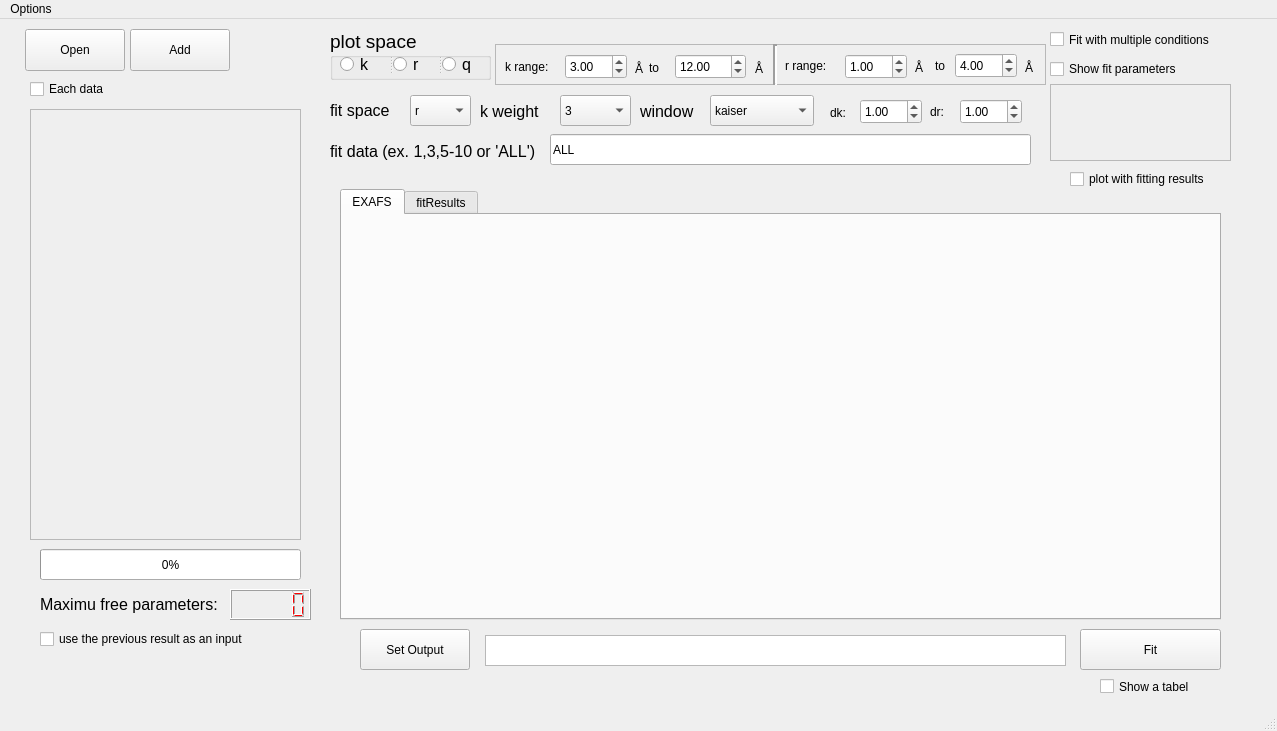
<?xml version="1.0" encoding="UTF-8"?>
<ui version="4.0">
 <class>MainWindow</class>
 <widget class="QMainWindow" name="MainWindow">
  <property name="geometry">
   <rect>
    <x>0</x>
    <y>0</y>
    <width>1277</width>
    <height>731</height>
   </rect>
  </property>
  <property name="windowTitle">
   <string>MainWindow</string>
  </property>
  <widget class="QWidget" name="centralwidget">
   <widget class="QScrollArea" name="scrollArea">
    <property name="geometry">
     <rect>
      <x>30</x>
      <y>90</y>
      <width>271</width>
      <height>431</height>
     </rect>
    </property>
    <property name="widgetResizable">
     <bool>true</bool>
    </property>
    <widget class="QWidget" name="scrollAreaWidgetContents">
     <property name="geometry">
      <rect>
       <x>0</x>
       <y>0</y>
       <width>269</width>
       <height>429</height>
      </rect>
     </property>
    </widget>
   </widget>
   <widget class="QPushButton" name="pushButton">
    <property name="geometry">
     <rect>
      <x>25</x>
      <y>10</y>
      <width>100</width>
      <height>42</height>
     </rect>
    </property>
    <property name="text">
     <string>Open</string>
    </property>
   </widget>
   <widget class="QPushButton" name="pushButton_3">
    <property name="geometry">
     <rect>
      <x>1080</x>
      <y>610</y>
      <width>141</width>
      <height>41</height>
     </rect>
    </property>
    <property name="text">
     <string>Fit</string>
    </property>
   </widget>
   <widget class="QCheckBox" name="checkBox">
    <property name="geometry">
     <rect>
      <x>1050</x>
      <y>40</y>
      <width>171</width>
      <height>20</height>
     </rect>
    </property>
    <property name="text">
     <string>Show fit parameters</string>
    </property>
   </widget>
   <widget class="QComboBox" name="comboBox">
    <property name="geometry">
     <rect>
      <x>560</x>
      <y>76</y>
      <width>71</width>
      <height>31</height>
     </rect>
    </property>
    <item>
     <property name="text">
      <string>3</string>
     </property>
    </item>
    <item>
     <property name="text">
      <string>2</string>
     </property>
    </item>
    <item>
     <property name="text">
      <string>1</string>
     </property>
    </item>
    <item>
     <property name="text">
      <string>0</string>
     </property>
    </item>
   </widget>
   <widget class="QLabel" name="label">
    <property name="geometry">
     <rect>
      <x>480</x>
      <y>82</y>
      <width>71</width>
      <height>20</height>
     </rect>
    </property>
    <property name="font">
     <font>
      <pointsize>12</pointsize>
     </font>
    </property>
    <property name="text">
     <string>k weight</string>
    </property>
   </widget>
   <widget class="QPushButton" name="pushButton_2">
    <property name="geometry">
     <rect>
      <x>130</x>
      <y>10</y>
      <width>100</width>
      <height>42</height>
     </rect>
    </property>
    <property name="text">
     <string>Add</string>
    </property>
   </widget>
   <widget class="QCheckBox" name="checkBox_3">
    <property name="geometry">
     <rect>
      <x>30</x>
      <y>60</y>
      <width>101</width>
      <height>20</height>
     </rect>
    </property>
    <property name="text">
     <string>Each data</string>
    </property>
   </widget>
   <widget class="QLineEdit" name="lineEdit">
    <property name="geometry">
     <rect>
      <x>550</x>
      <y>115</y>
      <width>481</width>
      <height>31</height>
     </rect>
    </property>
    <property name="text">
     <string>ALL</string>
    </property>
   </widget>
   <widget class="QLabel" name="label_2">
    <property name="geometry">
     <rect>
      <x>330</x>
      <y>120</y>
      <width>211</width>
      <height>25</height>
     </rect>
    </property>
    <property name="font">
     <font>
      <pointsize>12</pointsize>
     </font>
    </property>
    <property name="text">
     <string>fit data (ex. 1,3,5-10 or 'ALL')</string>
    </property>
   </widget>
   <widget class="QFrame" name="frame">
    <property name="geometry">
     <rect>
      <x>495</x>
      <y>25</y>
      <width>551</width>
      <height>41</height>
     </rect>
    </property>
    <property name="frameShape">
     <enum>QFrame::StyledPanel</enum>
    </property>
    <property name="frameShadow">
     <enum>QFrame::Raised</enum>
    </property>
    <widget class="QLabel" name="label_5">
     <property name="geometry">
      <rect>
       <x>260</x>
       <y>15</y>
       <width>16</width>
       <height>19</height>
      </rect>
     </property>
     <property name="text">
      <string>Å</string>
     </property>
    </widget>
    <widget class="QLabel" name="label_3">
     <property name="geometry">
      <rect>
       <x>10</x>
       <y>15</y>
       <width>51</width>
       <height>16</height>
      </rect>
     </property>
     <property name="text">
      <string>k range:</string>
     </property>
    </widget>
    <widget class="QDoubleSpinBox" name="dSB_khigh">
     <property name="geometry">
      <rect>
       <x>180</x>
       <y>10</y>
       <width>71</width>
       <height>25</height>
      </rect>
     </property>
     <property name="singleStep">
      <double>0.100000000000000</double>
     </property>
     <property name="value">
      <double>12.000000000000000</double>
     </property>
    </widget>
    <widget class="QLabel" name="label_6">
     <property name="geometry">
      <rect>
       <x>154</x>
       <y>13</y>
       <width>20</width>
       <height>21</height>
      </rect>
     </property>
     <property name="text">
      <string>to</string>
     </property>
    </widget>
    <widget class="QDoubleSpinBox" name="dSB_klow">
     <property name="geometry">
      <rect>
       <x>70</x>
       <y>10</y>
       <width>62</width>
       <height>25</height>
      </rect>
     </property>
     <property name="singleStep">
      <double>0.100000000000000</double>
     </property>
     <property name="value">
      <double>3.000000000000000</double>
     </property>
    </widget>
    <widget class="QLabel" name="label_4">
     <property name="geometry">
      <rect>
       <x>140</x>
       <y>15</y>
       <width>16</width>
       <height>19</height>
      </rect>
     </property>
     <property name="text">
      <string>Å</string>
     </property>
    </widget>
    <widget class="QLabel" name="label_8">
     <property name="geometry">
      <rect>
       <x>530</x>
       <y>14</y>
       <width>16</width>
       <height>19</height>
      </rect>
     </property>
     <property name="text">
      <string>Å</string>
     </property>
    </widget>
    <widget class="QDoubleSpinBox" name="dSB_rlow">
     <property name="geometry">
      <rect>
       <x>350</x>
       <y>10</y>
       <width>62</width>
       <height>25</height>
      </rect>
     </property>
     <property name="singleStep">
      <double>0.100000000000000</double>
     </property>
     <property name="value">
      <double>1.000000000000000</double>
     </property>
    </widget>
    <widget class="QLabel" name="label_7">
     <property name="geometry">
      <rect>
       <x>290</x>
       <y>14</y>
       <width>51</width>
       <height>16</height>
      </rect>
     </property>
     <property name="text">
      <string>r range:</string>
     </property>
    </widget>
    <widget class="QDoubleSpinBox" name="dSB_rhigh">
     <property name="geometry">
      <rect>
       <x>460</x>
       <y>9</y>
       <width>62</width>
       <height>25</height>
      </rect>
     </property>
     <property name="singleStep">
      <double>0.100000000000000</double>
     </property>
     <property name="value">
      <double>4.000000000000000</double>
     </property>
    </widget>
    <widget class="QLabel" name="label_10">
     <property name="geometry">
      <rect>
       <x>420</x>
       <y>14</y>
       <width>16</width>
       <height>19</height>
      </rect>
     </property>
     <property name="text">
      <string>Å</string>
     </property>
    </widget>
    <widget class="QLabel" name="label_9">
     <property name="geometry">
      <rect>
       <x>440</x>
       <y>11</y>
       <width>20</width>
       <height>21</height>
      </rect>
     </property>
     <property name="text">
      <string>to</string>
     </property>
    </widget>
    <widget class="Line" name="line">
     <property name="geometry">
      <rect>
       <x>270</x>
       <y>0</y>
       <width>20</width>
       <height>41</height>
      </rect>
     </property>
     <property name="frameShadow">
      <enum>QFrame::Sunken</enum>
     </property>
     <property name="lineWidth">
      <number>2</number>
     </property>
     <property name="orientation">
      <enum>Qt::Vertical</enum>
     </property>
    </widget>
   </widget>
   <widget class="QCheckBox" name="checkBox_4">
    <property name="geometry">
     <rect>
      <x>1070</x>
      <y>150</y>
      <width>161</width>
      <height>20</height>
     </rect>
    </property>
    <property name="text">
     <string>plot with fitting results</string>
    </property>
   </widget>
   <widget class="QCheckBox" name="checkBox_5">
    <property name="geometry">
     <rect>
      <x>40</x>
      <y>610</y>
      <width>261</width>
      <height>20</height>
     </rect>
    </property>
    <property name="text">
     <string>use the previous result as an input</string>
    </property>
    <property name="checkable">
     <bool>true</bool>
    </property>
   </widget>
   <widget class="QProgressBar" name="progressBar">
    <property name="geometry">
     <rect>
      <x>40</x>
      <y>530</y>
      <width>261</width>
      <height>31</height>
     </rect>
    </property>
    <property name="sizePolicy">
     <sizepolicy hsizetype="Expanding" vsizetype="Preferred">
      <horstretch>0</horstretch>
      <verstretch>0</verstretch>
     </sizepolicy>
    </property>
    <property name="value">
     <number>0</number>
    </property>
   </widget>
   <widget class="QDoubleSpinBox" name="dB_window_k">
    <property name="geometry">
     <rect>
      <x>860</x>
      <y>80</y>
      <width>62</width>
      <height>25</height>
     </rect>
    </property>
    <property name="maximum">
     <double>2.000000000000000</double>
    </property>
    <property name="value">
     <double>1.000000000000000</double>
    </property>
   </widget>
   <widget class="QLabel" name="label_11">
    <property name="geometry">
     <rect>
      <x>830</x>
      <y>83</y>
      <width>21</width>
      <height>21</height>
     </rect>
    </property>
    <property name="text">
     <string>dk: </string>
    </property>
   </widget>
   <widget class="QLabel" name="label_12">
    <property name="geometry">
     <rect>
      <x>930</x>
      <y>82</y>
      <width>21</width>
      <height>21</height>
     </rect>
    </property>
    <property name="text">
     <string>dr: </string>
    </property>
   </widget>
   <widget class="QDoubleSpinBox" name="dB_window_r">
    <property name="geometry">
     <rect>
      <x>960</x>
      <y>80</y>
      <width>62</width>
      <height>25</height>
     </rect>
    </property>
    <property name="maximum">
     <double>2.000000000000000</double>
    </property>
    <property name="value">
     <double>1.000000000000000</double>
    </property>
   </widget>
   <widget class="QComboBox" name="comboBox_2">
    <property name="geometry">
     <rect>
      <x>710</x>
      <y>76</y>
      <width>104</width>
      <height>31</height>
     </rect>
    </property>
    <item>
     <property name="text">
      <string>kaiser</string>
     </property>
    </item>
    <item>
     <property name="text">
      <string>hanning</string>
     </property>
    </item>
    <item>
     <property name="text">
      <string>welch</string>
     </property>
    </item>
   </widget>
   <widget class="QLabel" name="label_13">
    <property name="geometry">
     <rect>
      <x>640</x>
      <y>82</y>
      <width>61</width>
      <height>20</height>
     </rect>
    </property>
    <property name="font">
     <font>
      <pointsize>12</pointsize>
     </font>
    </property>
    <property name="text">
     <string>window</string>
    </property>
   </widget>
   <widget class="QTextBrowser" name="textBrowser">
    <property name="geometry">
     <rect>
      <x>485</x>
      <y>616</y>
      <width>581</width>
      <height>31</height>
     </rect>
    </property>
   </widget>
   <widget class="QPushButton" name="pushButton_4">
    <property name="geometry">
     <rect>
      <x>360</x>
      <y>610</y>
      <width>110</width>
      <height>41</height>
     </rect>
    </property>
    <property name="text">
     <string>Set Output</string>
    </property>
   </widget>
   <widget class="QComboBox" name="comboBox_3">
    <property name="geometry">
     <rect>
      <x>410</x>
      <y>76</y>
      <width>61</width>
      <height>31</height>
     </rect>
    </property>
    <property name="currentIndex">
     <number>1</number>
    </property>
    <item>
     <property name="text">
      <string>k</string>
     </property>
    </item>
    <item>
     <property name="text">
      <string>r</string>
     </property>
    </item>
    <item>
     <property name="text">
      <string>q</string>
     </property>
    </item>
   </widget>
   <widget class="QLabel" name="label_14">
    <property name="geometry">
     <rect>
      <x>330</x>
      <y>81</y>
      <width>71</width>
      <height>20</height>
     </rect>
    </property>
    <property name="font">
     <font>
      <pointsize>12</pointsize>
     </font>
    </property>
    <property name="text">
     <string>fit space</string>
    </property>
   </widget>
   <widget class="QScrollArea" name="scrollArea_2">
    <property name="geometry">
     <rect>
      <x>1050</x>
      <y>65</y>
      <width>181</width>
      <height>77</height>
     </rect>
    </property>
    <property name="widgetResizable">
     <bool>true</bool>
    </property>
    <widget class="QWidget" name="scrollAreaWidgetContents_2">
     <property name="geometry">
      <rect>
       <x>0</x>
       <y>0</y>
       <width>179</width>
       <height>75</height>
      </rect>
     </property>
    </widget>
   </widget>
   <widget class="QCheckBox" name="cB_multifit">
    <property name="geometry">
     <rect>
      <x>1050</x>
      <y>10</y>
      <width>211</width>
      <height>21</height>
     </rect>
    </property>
    <property name="text">
     <string>Fit with multiple conditions</string>
    </property>
   </widget>
   <widget class="QGroupBox" name="groupBox">
    <property name="geometry">
     <rect>
      <x>330</x>
      <y>10</y>
      <width>161</width>
      <height>51</height>
     </rect>
    </property>
    <property name="font">
     <font>
      <pointsize>14</pointsize>
     </font>
    </property>
    <property name="title">
     <string>plot space</string>
    </property>
    <widget class="QSplitter" name="splitter">
     <property name="geometry">
      <rect>
       <x>10</x>
       <y>26</y>
       <width>151</width>
       <height>18</height>
      </rect>
     </property>
     <property name="orientation">
      <enum>Qt::Horizontal</enum>
     </property>
     <widget class="QRadioButton" name="radioButton">
      <property name="font">
       <font>
        <pointsize>12</pointsize>
       </font>
      </property>
      <property name="text">
       <string>k</string>
      </property>
     </widget>
     <widget class="QRadioButton" name="radioButton_2">
      <property name="font">
       <font>
        <pointsize>12</pointsize>
       </font>
      </property>
      <property name="text">
       <string>r</string>
      </property>
     </widget>
     <widget class="QRadioButton" name="radioButton_3">
      <property name="font">
       <font>
        <pointsize>12</pointsize>
       </font>
      </property>
      <property name="text">
       <string>q</string>
      </property>
     </widget>
    </widget>
   </widget>
   <widget class="QTabWidget" name="tabWidget">
    <property name="geometry">
     <rect>
      <x>340</x>
      <y>170</y>
      <width>881</width>
      <height>431</height>
     </rect>
    </property>
    <property name="tabPosition">
     <enum>QTabWidget::North</enum>
    </property>
    <property name="currentIndex">
     <number>0</number>
    </property>
    <widget class="QWidget" name="tabWidgetPage1">
     <attribute name="title">
      <string>EXAFS</string>
     </attribute>
     <widget class="QWidget" name="widget" native="true">
      <property name="geometry">
       <rect>
        <x>10</x>
        <y>20</y>
        <width>841</width>
        <height>371</height>
       </rect>
      </property>
     </widget>
    </widget>
    <widget class="QWidget" name="tabWidgetPage2">
     <attribute name="title">
      <string>fitResults</string>
     </attribute>
     <widget class="QPushButton" name="pB_setXaxis">
      <property name="geometry">
       <rect>
        <x>40</x>
        <y>350</y>
        <width>110</width>
        <height>35</height>
       </rect>
      </property>
      <property name="text">
       <string>Set X axis</string>
      </property>
     </widget>
     <widget class="QPushButton" name="pB_openResult">
      <property name="geometry">
       <rect>
        <x>20</x>
        <y>2</y>
        <width>110</width>
        <height>38</height>
       </rect>
      </property>
      <property name="text">
       <string>Open result</string>
      </property>
     </widget>
     <widget class="QTextBrowser" name="tB_xaxis">
      <property name="geometry">
       <rect>
        <x>160</x>
        <y>352</y>
        <width>641</width>
        <height>31</height>
       </rect>
      </property>
     </widget>
     <widget class="QTextBrowser" name="tB_result">
      <property name="geometry">
       <rect>
        <x>140</x>
        <y>5</y>
        <width>531</width>
        <height>31</height>
       </rect>
      </property>
     </widget>
     <widget class="QComboBox" name="combo_fitParam">
      <property name="geometry">
       <rect>
        <x>680</x>
        <y>10</y>
        <width>104</width>
        <height>31</height>
       </rect>
      </property>
     </widget>
     <widget class="QWidget" name="w_fitResult" native="true">
      <property name="geometry">
       <rect>
        <x>30</x>
        <y>60</y>
        <width>811</width>
        <height>281</height>
       </rect>
      </property>
     </widget>
    </widget>
   </widget>
   <widget class="QLCDNumber" name="lcdNumber">
    <property name="geometry">
     <rect>
      <x>230</x>
      <y>570</y>
      <width>81</width>
      <height>31</height>
     </rect>
    </property>
    <property name="styleSheet">
     <string notr="true">font: 75 14pt &quot;Arial&quot;;
color: rgb(255, 0, 0);</string>
    </property>
   </widget>
   <widget class="QLabel" name="label_15">
    <property name="geometry">
     <rect>
      <x>40</x>
      <y>575</y>
      <width>181</width>
      <height>20</height>
     </rect>
    </property>
    <property name="font">
     <font>
      <pointsize>12</pointsize>
     </font>
    </property>
    <property name="text">
     <string>Maximu free parameters:</string>
    </property>
   </widget>
   <widget class="QCheckBox" name="checkBox_2">
    <property name="geometry">
     <rect>
      <x>1100</x>
      <y>657</y>
      <width>101</width>
      <height>21</height>
     </rect>
    </property>
    <property name="text">
     <string>Show a tabel</string>
    </property>
   </widget>
  </widget>
  <widget class="QStatusBar" name="statusbar"/>
  <widget class="QMenuBar" name="menubar">
   <property name="geometry">
    <rect>
     <x>0</x>
     <y>0</y>
     <width>1277</width>
     <height>22</height>
    </rect>
   </property>
   <widget class="QMenu" name="menuOptions">
    <property name="title">
     <string>Options</string>
    </property>
    <addaction name="actionEnable_multifit"/>
    <addaction name="actionBoost_3"/>
   </widget>
   <addaction name="menuOptions"/>
  </widget>
  <action name="actionEnable_multifit">
   <property name="checkable">
    <bool>true</bool>
   </property>
   <property name="text">
    <string>Enable multifit</string>
   </property>
  </action>
  <action name="actionBoost_3">
   <property name="checkable">
    <bool>true</bool>
   </property>
   <property name="text">
    <string>Boost</string>
   </property>
  </action>
 </widget>
 <resources/>
 <connections/>
</ui>
